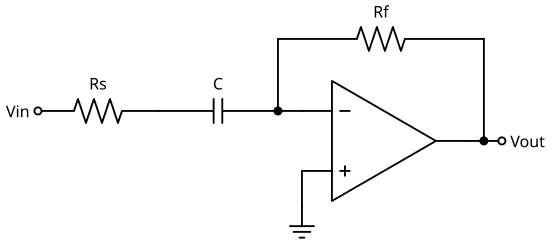

This chart was generated by the following Python code:
# SPDX-License-Identifier: MIT
"""Differentiator: inverting op-amp differentiator (input C, feedback Rf) with a series
resistor Rs that limits the gain at high frequencies."""
import sys
import pathlib

sys.path.insert(0, str(pathlib.Path(__file__).resolve().parents[2] / "tools"))
from drawing import setup_drawing  # noqa: E402
import schemdraw.elements as elm  # noqa: E402

with setup_drawing(show=False) as d:
    op = d.add(elm.Opamp(leads=True))
    d.add(elm.Line().at(op.in2).down(0.75))
    d.add(elm.Ground())
    d.add(elm.Line().at(op.in1).left(0.5))
    n = d.here
    d.add(elm.Dot())
    d.add(elm.Capacitor().left().label("C"))
    d.add(elm.Resistor().left().label("Rs"))
    d.add(elm.Dot(open=True).label("Vin", loc="left"))
    d.add(elm.Line().at(op.out).right(0.75))
    out = d.here
    d.add(elm.Dot(open=True).label("Vout", loc="right"))
    xj = out[0] - 0.375
    d.add(elm.Line().at(n).up(1.5))
    d.add(elm.Resistor().tox(xj).label("Rf"))
    d.add(elm.Line().toy(op.out))
    d.add(elm.Dot().at((xj, op.out[1])))
    d.save(str(pathlib.Path(__file__).with_name("circuit.svg")))
print("wrote circuit.svg")
